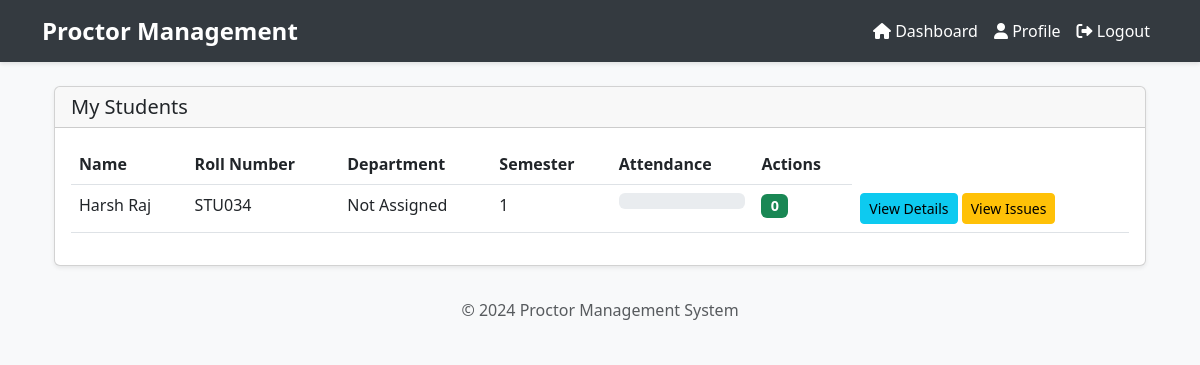
Screenshot of /proctor/students/ (signed in) with the database file from the repository.
### student/models.py (models this page shows, shortened)
class Student(models.Model):
    user = models.OneToOneField(settings.AUTH_USER_MODEL, on_delete=models.CASCADE)
    roll_number = models.CharField(max_length=20, unique=True)
    department = models.CharField(max_length=100)
    semester = models.IntegerField()
    assigned_proctor = models.ForeignKey('proctor.Proctor', on_delete=models.SET_NULL, null=True, related_name='assigned_students')
    created_at = models.DateTimeField(auto_now_add=True, null=True, blank=True)
    updated_at = models.DateTimeField(auto_now=True)
    date_of_birth = models.DateField(null=True, blank=True)

### accounts/models.py (models this page shows, shortened)
class User(AbstractUser):
    ROLE_CHOICES = (
        ('student', 'Student'),
        ('teacher', 'Teacher'),
        ('admin', 'Admin'),
    )
    role = models.CharField(max_length=10, choices=ROLE_CHOICES, default='student')
    phone_number = models.CharField(max_length=15, blank=True, null=True)
    address = models.TextField(blank=True, null=True)
    is_email_verified = models.BooleanField(default=False)
    password_reset_token = models.CharField(max_length=32, null=True, blank=True)
    password_reset_expires = models.DateTimeField(null=True, blank=True)

### proctor/views.py (the view)
# urls.py: path('students/', views.student_list, name='student_list'),
@login_required
def student_list(request):
    proctor = get_object_or_404(Proctor, user=request.user)
    students = Student.objects.filter(assigned_proctor=proctor).order_by('user__first_name', 'user__last_name')
    for student in students:
        total_attendance = Attendance.objects.filter(student=student).count()
        present_count = Attendance.objects.filter(student=student, is_present=True).count()
        student.attendance_percentage = (present_count / total_attendance * 100) if total_attendance > 0 else 0
        student.open_issues_count = Issue.objects.filter(student=student, status='open').count()
    context = {
        'students': students
    }
    return render(request, 'proctor/student_list.html', context)

### accounts/context_processors.py (called while the page is built)
def unread_notifications_count(request):
    if request.user.is_authenticated:
        count = Notification.objects.filter(user=request.user, is_read=False).count()
    else:
        count = 0
    return {'unread_notifications_count': count}

### proctor/templates/proctor/student_list.html (shortened to what this page needs)
{% extends 'base.html' %}
{% block content %}
<div class="container mt-4">
    <div class="row">
        <div class="col-md-12">
            <div class="card">
                <div class="card-header">
                    <h5 class="mb-0">My Students</h5>
                </div>
                <div class="card-body">
                    {% if students %}
                        <div class="table-responsive">
                            <table class="table table-hover">
                                <thead>
                                    <tr>
                                        <th>Name</th>
                                        <th>Roll Number</th>
                                        <th>Department</th>
                                        <th>Semester</th>
                                        <th>Attendance</th>
                                        <th>Actions</th>
                                    </tr>
                                </thead>
                                <tbody>
                                    {% for student in students %}
                                    <tr>
                                        <td>{{ student.user.get_full_name }}</td>
                                        <td>{{ student.roll_number }}</td>
                                        <td>{{ student.department }}</td>
                                        <td>{{ student.semester }}</td>
                                        <td>
                                            <div class="progress">
                                            </div>
                                        </td>
                                        <td>
                                            {% if student.open_issues_count > 0 %}
                                                <span class="badge bg-danger">{{ student.open_issues_count }}</span>
                                            {% else %}
                                                <span class="badge bg-success">0</span>
                                            {% endif %}
                                        </td>
                                        <td>
                                            <a href="{% url 'student:student_detail' student.id %}" class="btn btn-sm btn-info">View Details</a>
                                            <a href="{% url 'proctor:issue_detail' student.id %}" class="btn btn-sm btn-warning">View Issues</a>
                                        </td>
                                    </tr>
                                    {% endfor %}
                                </tbody>
                            </table>
                        </div>
                    {% else %}
                        <p class="text-center">No students assigned to you yet.</p>
                    {% endif %}
                </div>
            </div>
        </div>
    </div>
</div>
{% endblock %}

### templates/base.html (style rules this page uses)
:root { --primary-color: #4e73df; --secondary-color: #858796; --success-color: #1cc88a; --info-color: #36b9cc; --warning-color: #f6c23e; --danger-color: #e74a3b; }
body { background-color: #f8f9fa; }
.card { box-shadow: 0 0.125rem 0.25rem rgba(0, 0, 0, 0.075); margin-bottom: 1rem; }
.badge { font-size: 0.9em; }

### rows the page displays
Student: user.get_full_name "Harsh Raj", roll_number "STU034", department "Not Assigned", semester "1"
